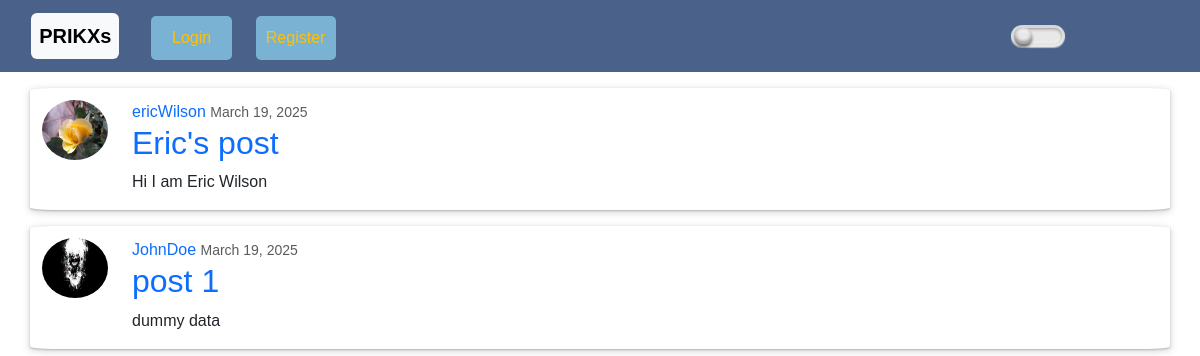
The page / on the database its author committed.
### App/models.py (models this page shows, shortened)
class Post(models.Model):
    title = models.CharField(max_length=100)
    content = models.TextField()
    date_posted = models.DateTimeField(default=timezone.now)
    author = models.ForeignKey(User, on_delete=models.CASCADE)
    likes = models.ManyToManyField(User, related_name='post_like')

### Users/models.py (models this page shows, shortened)
class CustomUser(AbstractUser):
    email = models.EmailField(unique=True)
    username = None
    USERNAME_FIELD = 'email'
    REQUIRED_FIELDS = ['first_name','last_name']
    objects = CustomUserManager()
    def __str__(self):
        return (self.first_name + self.last_name)

class profile(models.Model):
    user = models.OneToOneField(CustomUser, on_delete=models.CASCADE)
    image = models.ImageField(default='default.jpg', upload_to='profile pics')

### App/views.py (the view)
# urls.py: path('',PostListView.as_view(), name='app-home'),
class PostListView(ListView):
    model = Post
    template_name = 'home.html'
    context_object_name = 'posts'
    ordering = ['-date_posted']

### App/templates/home.html
{% extends "index.html" %}
{% block content %}
<div class="container">
    {% for post in posts %}
    <article class="media blog-content row mt-3">
        <img class="rounded-circle col-6" src="{{ post.author.profile.image.url }}" alt="profile pic" style="width: 90; height: 60;">
        <div class="media-body col-6">
            <div class="articles-metadata">
                <a href="{% url 'user-posts' post.author.email %}">{{ post.author }} </a>
                <small class="text-muted">{{ post.date_posted|date:" F d, Y" }}</small>
            </div>
            <h2 class="article-titles"><a href="{% url 'post-detail' post.id %}" class="article-title">{{ post.title }}</a></h2>
            <p>{{ post.content|linebreaksbr }}</p>
        </div>
    </article>
    {% endfor %}
</div>
{% endblock %}

### App/static/darkmode.css (style rules this page uses)
body { overflow-y: auto; }

### App/static/login.css (style rules this page uses)
* { margin: 0; padding: 0; box-sizing: border-box; font-family: Arial, sans-serif; }

### App/static/other.css (style rules this page uses)
.article-title { text-decoration: none; }
.blog-content { border-radius: 2%; width: auto; padding-top: 1.5vh; }

### rows shown on the page
Post: author.profile.image (picture), author "ericWilson", date_posted "March 19, 2025", title "Eric's post", content "Hi I am Eric Wilson"
Post: author.profile.image (placeholder picture), author "JohnDoe", date_posted "March 19, 2025", title "post 1", content "dummy data"
